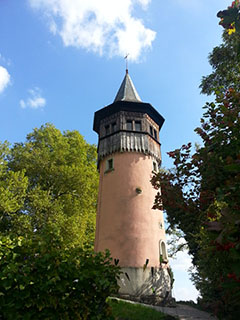
//> input picture 6chapter/image/pixel_test.jpg, 240 x 320 px
$ ./calc_histogram   (built with g++ and OpenCV 4)
//> lines starting //> are read from the running program, lines starting //| are printed output that depends on the picture
//
//  calc_histogram.cpp
//  opencv_practice
//
//  Created by KimJunsik on 2019/12/11.
//  Copyright © 2019 KimJunsik. All rights reserved.
//

#include <opencv2/opencv.hpp>
using namespace cv;
using namespace std;

void calc_histo(Mat image, Mat &hist, int bins, int range_max = 256)
{
    hist = Mat(bins, 1, CV_32F, Scalar(0));
    float gap = range_max / (float)bins;

    for (int i = 0; i < image.rows; i++){
        for (int j = 0; j < image.cols; j++)
        {
            int idx = int(image.at<uchar>(i, j) / gap);
            hist.at<float>(idx)++;
        }
    }
}

int main()
{
    Mat image = imread("./6chapter/image/pixel_test.jpg", IMREAD_GRAYSCALE);
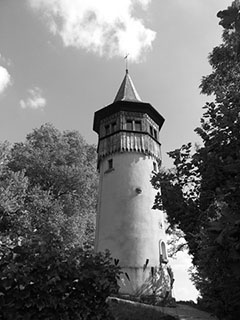
//> image: 320 rows x 240 cols, CV_8UC1; min 0, max 255, mean 115.7
    CV_Assert(!image.empty());

    Mat hist;
    calc_histo(image, hist, 256);
//> after the loop in calc_histo, `for (int i = 0; i < image.rows; i++)`: hist = 256 values, max 1234 at index 171, min 73 at index 1, mean 300
    cout << hist.t() << endl;
//> (printed output is left out)

    imshow("image", image);
    waitKey();
    return 0;
}

$ run again, with 6chapter/image/bright.jpg copied over 6chapter/image/pixel_test.jpg
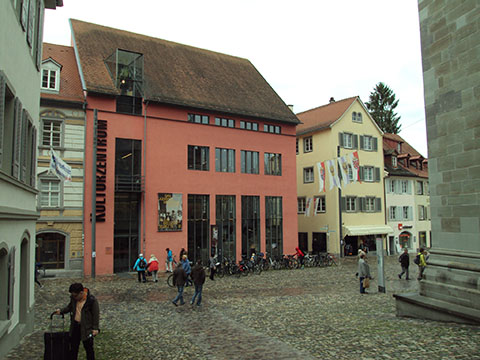
//> input picture 6chapter/image/bright.jpg, 480 x 360 px
//> `Mat image = imread("./6chapter/image/pixel_test.jpg", IMREAD_GRAYSCALE);`:
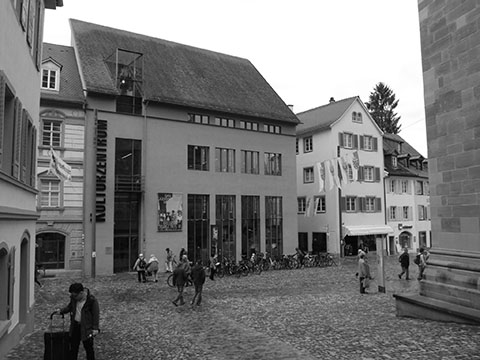
//> image: 360 rows x 480 cols, CV_8UC1; min 0, max 255, mean 121
//> after the loop in calc_histo, `for (int i = 0; i < image.rows; i++)`: hist = 256 values, max 22061 at index 255, min 7 at index 232, mean 675
//> (printed output is left out)

$ run again, with 6chapter/image/color_model.jpg copied over 6chapter/image/pixel_test.jpg
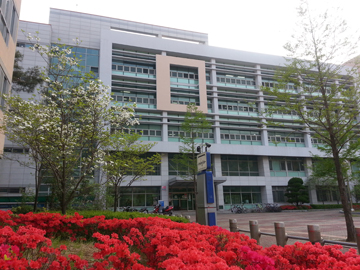
//> input picture 6chapter/image/color_model.jpg, 360 x 270 px
//> `Mat image = imread("./6chapter/image/pixel_test.jpg", IMREAD_GRAYSCALE);`:
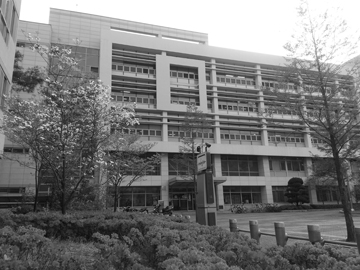
//> image: 270 rows x 360 cols, CV_8UC1; min 9, max 255, mean 120.4
//> after the loop in calc_histo, `for (int i = 0; i < image.rows; i++)`: hist = 256 values, max 9524 at index 255, min 0 at index 0, mean 379.7
//> (printed output is left out)

$ run again, with 6chapter/image/color_space.jpg copied over 6chapter/image/pixel_test.jpg
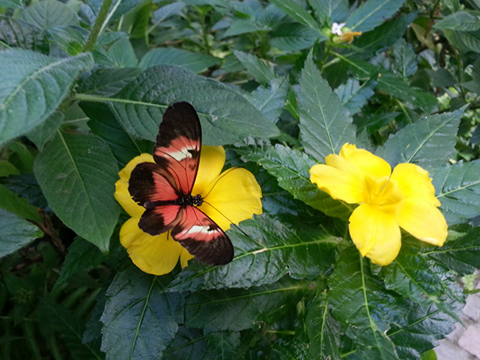
//> input picture 6chapter/image/color_space.jpg, 480 x 360 px
//> `Mat image = imread("./6chapter/image/pixel_test.jpg", IMREAD_GRAYSCALE);`:
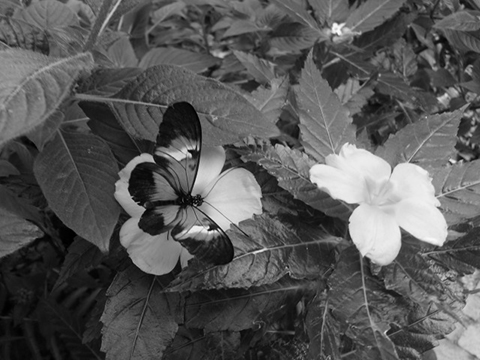
//> image: 360 rows x 480 cols, CV_8UC1; min 0, max 251, mean 87.3
//> after the loop in calc_histo, `for (int i = 0; i < image.rows; i++)`: hist = 256 values, max 1519 at index 67, min 0 at index 252, mean 675
//> (printed output is left out)
